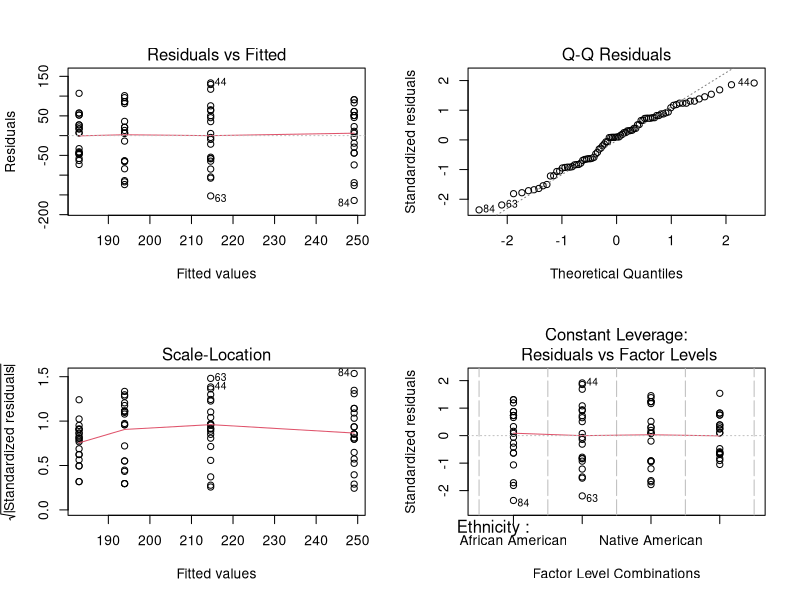

Write the R code that produced this figure.


df_env_just <- read.csv('Environmental Justice.csv')
head(df_env_just)


mod1 <- aov(Cancer_risk_mil~ Income_class, data=df_env_just)
summary(mod1)


mod2 <- aov(Cancer_risk_mil~ Ethnicity, data=df_env_just)
summary(mod2)
par(mfrow = c(2, 2))
plot(mod2)

shapiro.test(residuals(mod2))
bartlett.test(Cancer_risk_mil~ Ethnicity, data=df_env_just)
